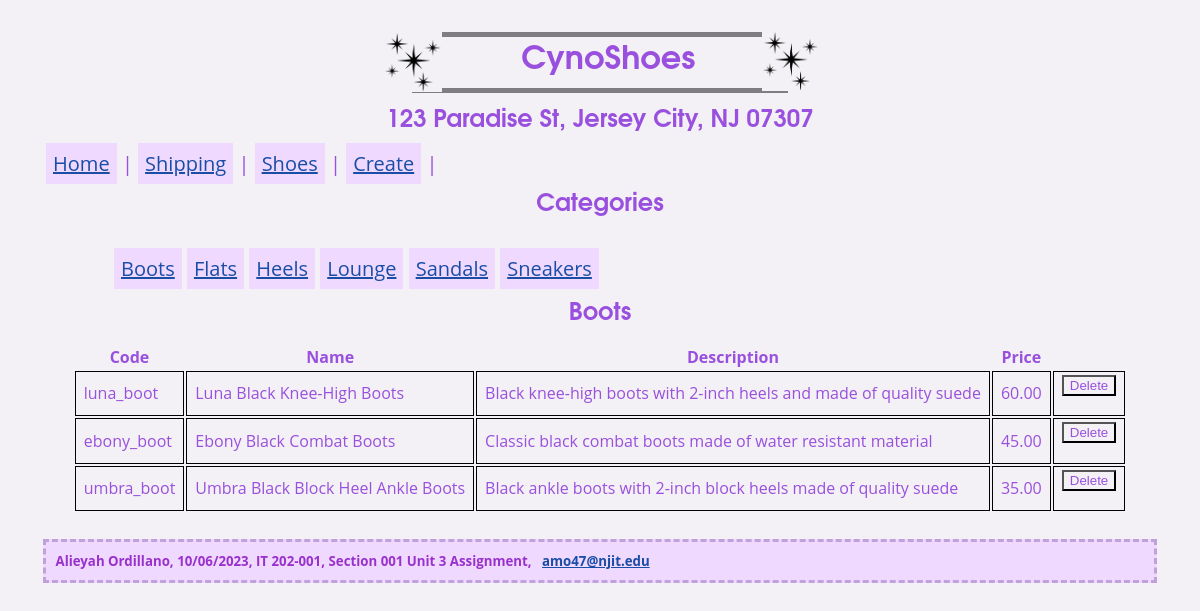
Before: /shoes.php with the older database file.
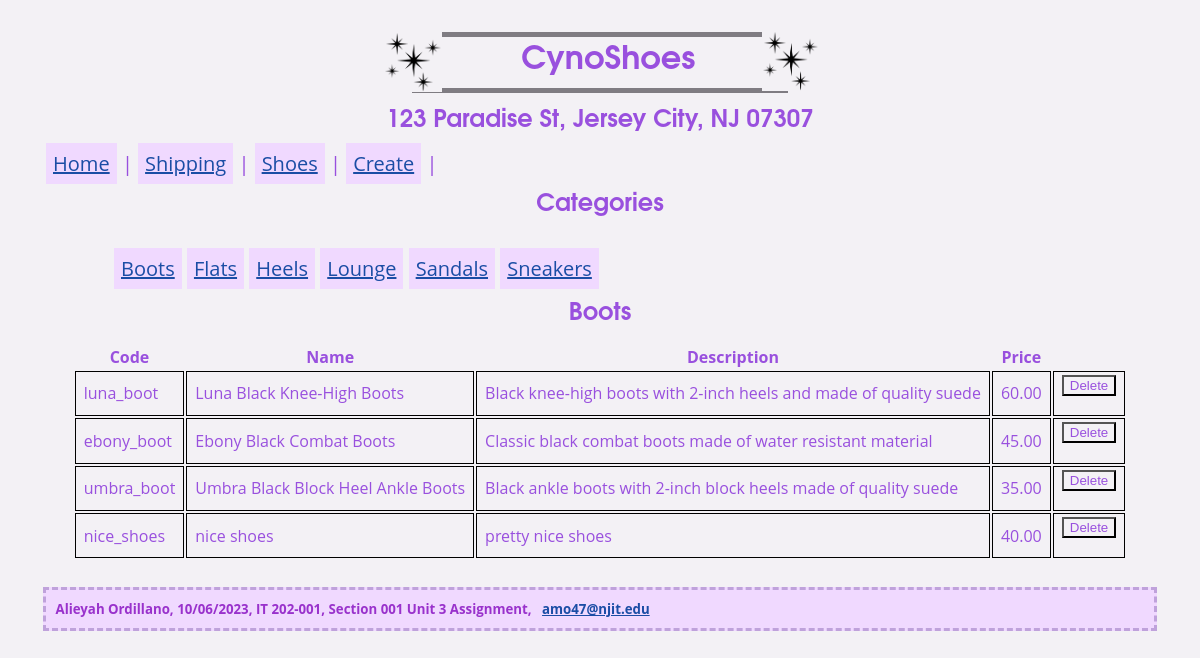
After: the same page with the newer database file.
### tables this page shows
CREATE TABLE IF NOT EXISTS `shoeCategories` (
`shoeCategoryID` int(11) NOT NULL,
  `shoeCategoryName` varchar(255) NOT NULL,
  `dateAdded` datetime NOT NULL
);

CREATE TABLE IF NOT EXISTS `shoes` (
`shoeID` int(11) NOT NULL,
  `shoeCategoryID` int(11) NOT NULL,
  `shoeCode` varchar(10) NOT NULL,
  `shoeName` varchar(255) NOT NULL,
  `description` text NOT NULL,
  `price` decimal(10,2) NOT NULL,
  `dateAdded` datetime NOT NULL
);

### shoes.php (the view, shortened to what this page needs)
<?php
    $db = getDB();
    $shoe_category_id = filter_input(INPUT_GET, 'shoe_category_id', FILTER_VALIDATE_INT);
    if($shoe_category_id == NULL || $shoe_category_id == FALSE) {
        $shoe_category_id = 1;
    }
    $queryShoeCategory = 'SELECT * FROM shoeCategories WHERE shoeCategoryID = :shoe_category_id';
    $statement1 = $db->prepare($queryShoeCategory);
    $statement1->bindValue(':shoe_category_id', $shoe_category_id);
    $statement1->execute();
    $shoe_category = $statement1->fetch();
    $shoe_category_name = $shoe_category['shoeCategoryName'];
    $queryAllShoeCategories = 'SELECT * FROM shoeCategories ORDER BY shoeCategoryID';
    $statement2 = $db->prepare($queryAllShoeCategories);
    $statement2->execute();
    $shoeCategories = $statement2->fetchAll();
    $queryShoeItems = 'SELECT * FROM shoes WHERE shoeCategoryID = :shoe_category_id ORDER BY shoeID';
    $statement3 = $db->prepare($queryShoeItems);
    $statement3->bindValue(':shoe_category_id', $shoe_category_id);
    $statement3->execute();
    $shoes = $statement3->fetchAll();
?>
<html>
    <head>
        <link rel="stylesheet" href="styles.css" />
    </head>
    <body>
        <?php include('header.php'); ?>
        <nav>
            <a href="home_page.php">Home</a> |
            <a href="shipping.php">Shipping</a> |
            <a href="shoes.php">Shoes</a> |
            <a href="create.php">Create</a> |
        </nav>
        <main>
            <aside>
                <h2>Categories</h2>
                <nav>
                    <ul>
                        <?php foreach ($shoeCategories as $shoeCategory) : ?>
                            <li>
                                <a href="?shoe_category_id=<?php echo $shoeCategory['shoeCategoryID'] ?>">
                                <?php echo $shoeCategory['shoeCategoryName'] ?></a>
                            </li>
                        <?php endforeach; ?>
                    </ul>
                </nav>
            </aside>
            <section>
                <h2><?php echo $shoe_category_name; ?></h2>
                <table>
                    <tr>
                        <th>Code</th>
                        <th>Name</th>
                        <th>Description</th>
                        <th>Price</th>
                    </tr>
                    <?php foreach ($shoes as $shoe) : ?>
                        <tr>
                            <td><?php echo $shoe['shoeCode']; ?></td>
                            <td><?php echo $shoe['shoeName']; ?></td>
                            <td><?php echo $shoe['description']; ?></td>
                            <td><?php echo $shoe['price']; ?></td>
                            <td>
                                <form action="delete_shoe.php" method="post">
                                    <input type="submit" value="Delete" />
                                </form>
                            </td>
                        </tr>
                    <?php endforeach; ?>
                </table>
            </section>
        </main>
        <?php include('footer.php'); ?>
    </body>
</html>

### header.php
<header>
    <img id="north_star_1" src='images/north_star.png' alt='CynoShoes North Star Logo' height='60'/>
    <h1 style="background-color = white;">CynoShoes</h1>
    <img id="north_star_2" src='images/north_star.png' alt='CynoShoes North Star Logo' height='60'/>
    <h2 style="background-color = white;">123 Paradise St, Jersey City, NJ 07307</h2>
</header>

### footer.php
<footer>
    <h5>
        <p>Alieyah Ordillano, 10/06/2023, IT 202-001, Section 001 Unit 3 Assignment,
            <a href="emailto:amo47@njit.edu">amo47@njit.edu</a>
        </p>
    </h5>
</footer>

### styles.css (style rules this page uses)
* { color: #9950de; background-color: #F3F1F5; }
html { height: 90%; }
#north_star_1 { float: left; margin-left: 23em; }
#north_star_2 { float: right; margin: -4.9em 22.8em 0em 0em; }
h1 { font-family: Avantgarde, TeX Gyre Adventor, URW Gothic L, sans-serif; height: 35px; width: 350px; margin: auto; margin-bottom: 0.5em; margin-top: 0.5em; padding: 0.25em; text-align: center; border: solid thick #7F7C82; }
h2 { font-family: Avantgarde, TeX Gyre Adventor, URW Gothic L, sans-serif; height: 6%; width: 500px; margin: auto; text-align: center; }
h5 { font-family: Open Sans, sans-serif; margin: 2em; }
body { font-family: Open Sans, sans-serif; padding: 0.5em; border: 5px thick ; }
main { font-family: Open Sans, sans-serif; margin: 1em; padding: 0em 0.75em 0em 0.75em; }
p { font-family: Open Sans, sans-serif; padding: 0.75em; border: 3px dashed #BFA2DB; background-color: #F0D9FF; margin-bottom: 1em; color: darkorchid; }
footer { clear: both; }
nav { font-size: 20; margin-left: 1.5em; }
a[href] { background-color: #F0D9FF; color: #1a4da5; font-family: Open Sans, sans-serif; }
a:link { color: #1a4da5; }
nav ul li { display: inline; }
a { padding: 7px; }
table { margin: auto; }
td { border: 1px solid black; padding: .2em .5em .2em .5em; }

Changed rows visible on the page:
added shoes: shoeCode "nice_shoes", shoeName "nice shoes", description "pretty nice shoes", price "40.00"
